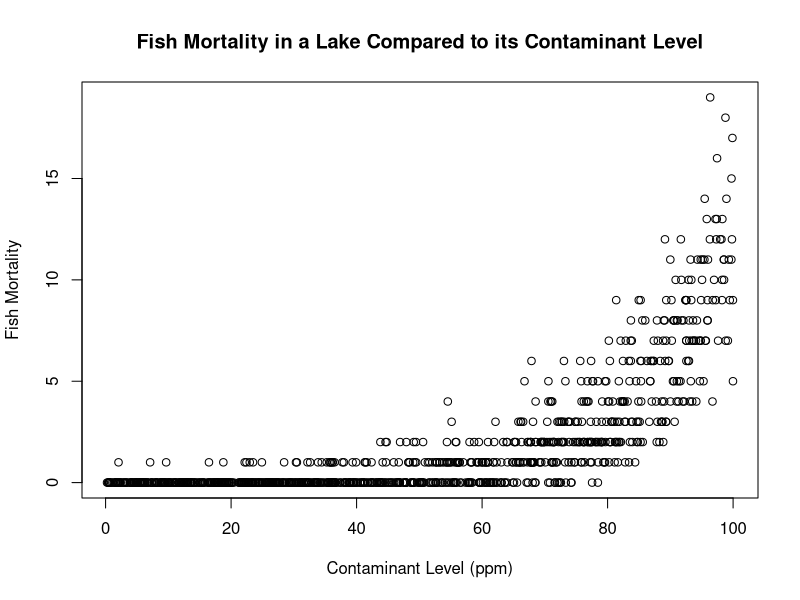
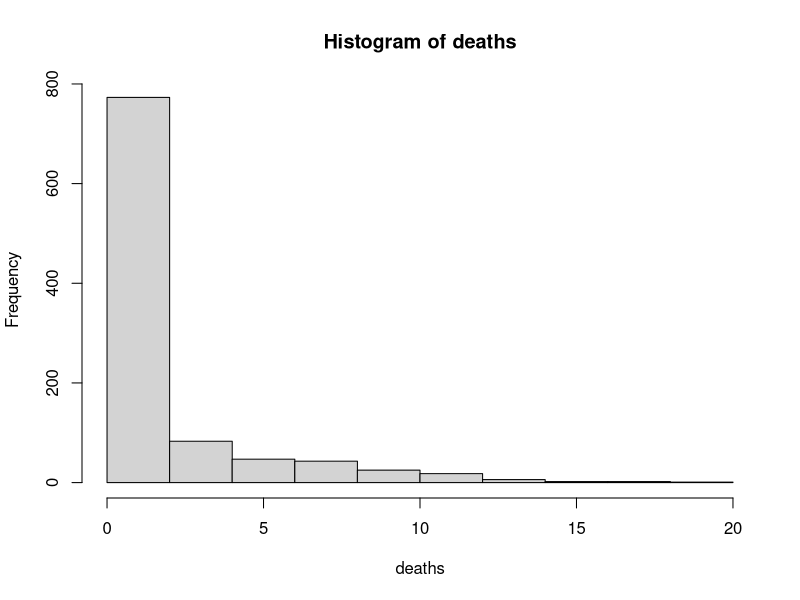
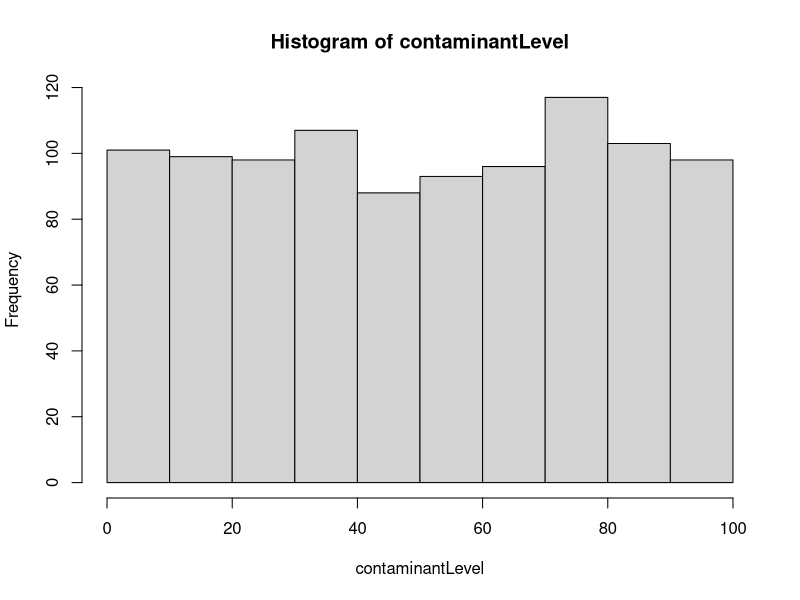

The R source for these figures, in order:
## ---- chunk 1
knitr::opts_chunk$set(echo = TRUE)
## ---- chunk 2
contaminantLevel <- runif(1000,0,100)
deathAlpha <- -4.56
deathBeta <- 0.071
deaths <- rpois(length(contaminantLevel),lambda=exp(deathAlpha + deathBeta*contaminantLevel))
plot(deaths~contaminantLevel, xlab = "Contaminant Level (ppm)", ylab = "Fish Mortality",
     main = "Fish Mortality in a Lake Compared to its Contaminant Level")
hist(deaths)
hist(contaminantLevel)
## ---- chunk 3
data = data.frame("predictor" = contaminantLevel, "response" = deaths)
write.csv(data, "C:\\Users\\QFC Student\\OneDrive\\Documents\\RStatsClass\\data\\DeathByPoissonData.csv", row.names = TRUE)
